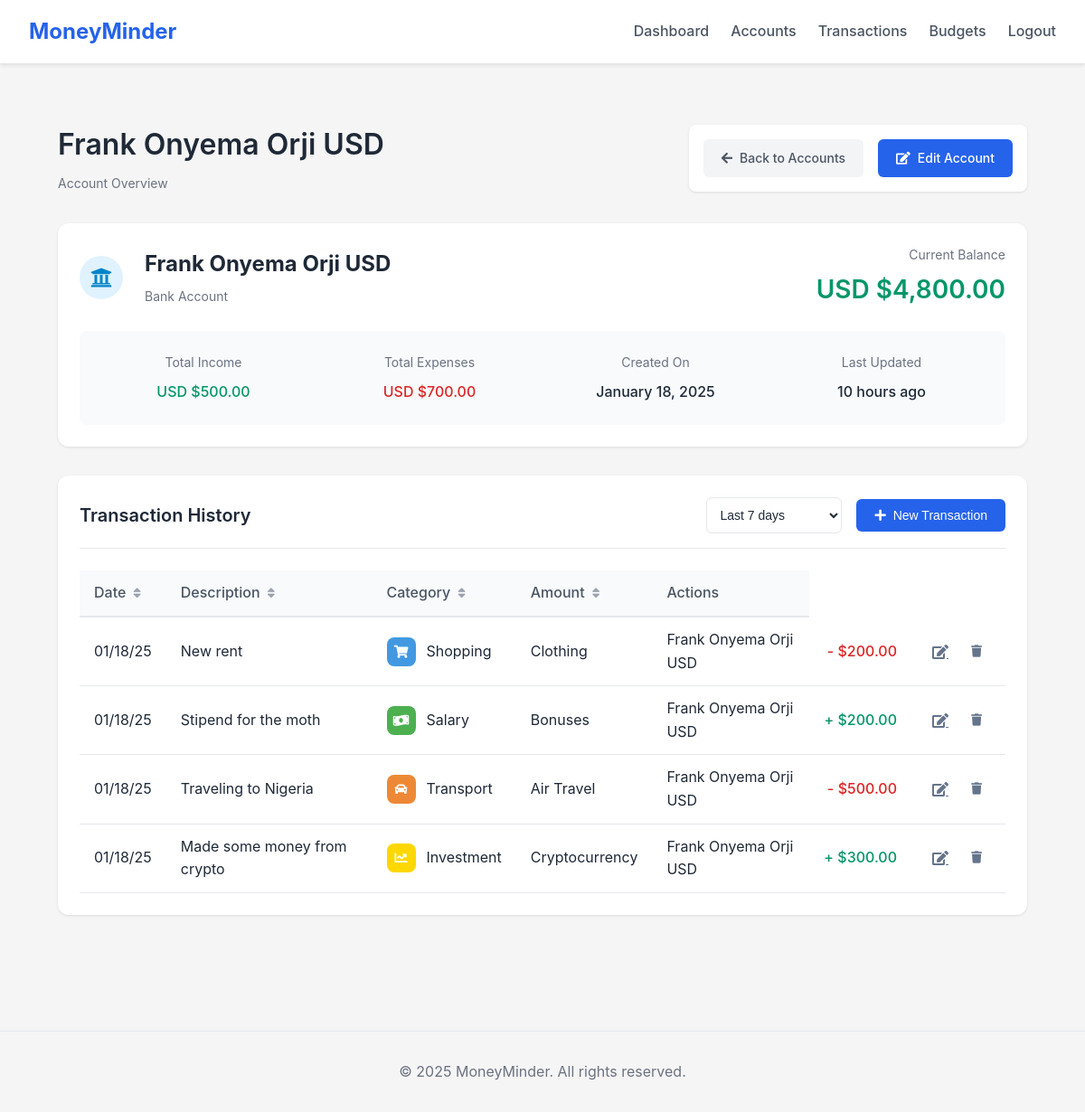
The page /accounts/81532cc4-a11b-4bbd-a399-6fc5092f7b3e (signed in) on the database as committed earlier.
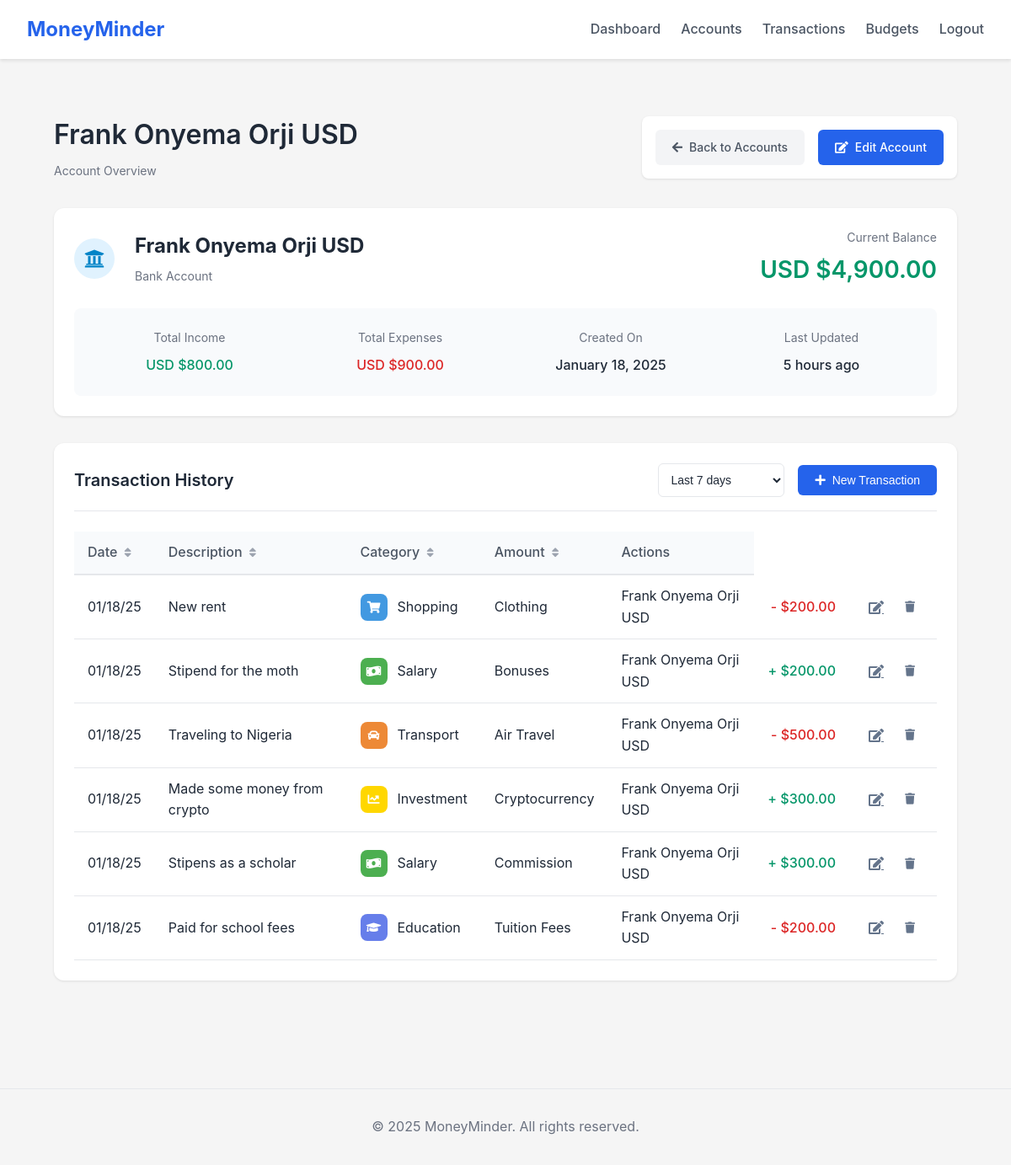
The same page on the database as committed later.
### app/models/account.py (models this page shows, shortened)
class Account(db.Model, BaseModel):
    __tablename__ = 'accounts'
    name = db.Column(db.String(100), nullable=False)
    account_type = db.Column(db.String(50), nullable=False)  # bank, cash, mobile_money
    currency = db.Column(db.String(3), nullable=False, default='USD')
    balance = db.Column(db.Numeric(10, 2), nullable=False, default=0)
    description = db.Column(db.Text)
    user_id = db.Column(db.String(50), db.ForeignKey('users.id'), nullable=False)
    transactions = db.relationship('Transaction', back_populates='account', lazy='dynamic', cascade='all, delete-orphan')

### app/models/transaction.py (models this page shows, shortened)
class Transaction(db.Model, BaseModel):
    __tablename__ = 'transactions'
    amount = db.Column(db.Numeric(10, 2), nullable=False)
    transaction_type = db.Column(db.String(20), nullable=False)  # 'income' or 'expense'
    description = db.Column(db.Text)
    date = db.Column(db.DateTime, nullable=False, default=datetime.utcnow)
    category = db.Column(db.String(100), nullable=False)
    tag = db.Column(db.String(100), nullable=False)
    user_id = db.Column(db.String(50), db.ForeignKey('users.id'), nullable=False)
    account_id = db.Column(db.String(50), db.ForeignKey('accounts.id'), nullable=False)
    account = db.relationship('Account', back_populates='transactions')
    def get_category_icon(self):
        from app.models.category import Category
        return Category.PRESET_CATEGORIES.get(self.category, {}).get('icon', 'tag')
    def get_category_color(self):
        from app.models.category import Category
        return Category.PRESET_CATEGORIES.get(self.category, {}).get('color', '#718096')

### app/routes/accounts.py (the view)
@accounts.route('/<account_id>', methods=['GET'])
@login_required
def view(account_id):
    account = Account.query.filter_by(
        id=account_id,
        user_id=current_user.id
    ).first_or_404()
    end_date = datetime.utcnow()
    start_date = request.args.get('start_date',
                                  (end_date - timedelta(days=30)).strftime('%Y-%m-%d'))
    end_date = request.args.get('end_date', end_date.strftime('%Y-%m-%d'))
    start_date = datetime.strptime(start_date, '%Y-%m-%d')
    end_date = datetime.strptime(end_date, '%Y-%m-%d')
    transactions = Transaction.query.filter(
        Transaction.account_id == account_id,
        Transaction.user_id == current_user.id,
        Transaction.date >= start_date,
        Transaction.date <= end_date
    ).order_by(Transaction.date.desc()).all()
    total_income = sum(float(t.amount) for t in transactions if t.transaction_type == 'income')
    total_expenses = sum(float(t.amount) for t in transactions if t.transaction_type == 'expense')
    return render_template('accounts/view.html',
                           account=account,
                           transactions=transactions,
                           total_income=total_income,
                           total_expenses=total_expenses,
                           start_date=start_date,
                           end_date=end_date)

### app/models/__init__.py (called while the page is built)
    @classmethod
    def get_by_id(cls, id):
        return cls.query.get_or_404(id)

### app/utils/filters.py (called while the page is built)
def init_filters(app):
    @app.template_filter('account_icon')
    def account_icon_filter(account_type):
        icons = {
            'bank': 'university',
            'cash': 'wallet',
            'credit': 'credit-card',
            'investment': 'chart-line',
            'mobile_money': 'mobile-alt',
            'other': 'coins'
        }
        return icons.get(str(account_type).lower(), 'question')

### app/templates/accounts/view.html (shortened to what the changed rows need)
{% extends "base.html" %}
{% block styles %}
    <link rel="stylesheet" href="{{ url_for('static', filename='css/account-view.css') }}">
{% endblock %}
{% block content %}
    <div class="account-container">
        <div class="page-header">
            <div class="header-content">
                <div class="header-title">
                    <h1>{{ account.name }}</h1>
                    <span class="header-subtitle">Account Overview</span>
                </div>
            </div>
        </div>
        <div class="account-summary-card">
            <div class="account-header">
                <div class="account-info">
                    <h2>{{ account.name }}</h2>
                    <span class="account-type-label">{{ account.account_type|title }} Account</span>
                </div>
                <div class="balance-info">
                    <span class="label">Current Balance</span>
                    <span class="amount {% if account.balance < 0 %}negative{% endif %}">
                    {{ account.currency }} {{ "${:,.2f}".format(account.balance) }}
                </span>
                </div>
            </div>
            <div class="details-grid">
                <div class="detail-item">
                    <span class="label">Total Income</span>
                    <span class="value positive">
                    {{ account.currency }} {{ "${:,.2f}".format(total_income) }}
                </span>
                </div>
                <div class="detail-item">
                    <span class="label">Total Expenses</span>
                    <span class="value negative">
                    {{ account.currency }} {{ "${:,.2f}".format(total_expenses) }}
                </span>
                </div>
                <div class="detail-item">
                    <span class="label">Created On</span>
                    <span class="value">{{ moment(account.created_at).format('LL') }}</span>
                </div>
                <div class="detail-item">
                    <span class="label">Last Updated</span>
                    <span class="value">{{ moment(account.updated_at).fromNow() }}</span>
                </div>
            </div>
        </div>
        <div class="transactions-section">
            <div class="section-header">
                <h2>Transaction History</h2>
            </div>
            <div class="transactions-table-container">
                {% if transactions %}
                    <table class="transactions-table">
                        <thead>
                        <tr>
                            <th class="sortable" data-sort="date">Date</th>
                            <th class="sortable" data-sort="description">Description</th>
                            <th class="sortable" data-sort="category">Category</th>
                            <th class="sortable" data-sort="amount">Amount</th>
                            <th>Actions</th>
                        </tr>
                        </thead>
                        <tbody>
                        {% for transaction in transactions %}
                            <tr class="{{ transaction.transaction_type }}">
                                <td>
                                    {% if transaction.date %}
                                        {{ transaction.date.strftime('%m/%d/%y') }}
                                    {% endif %}
                                </td>
                                <td>{{ transaction.description }}</td>
                                <td>
                                    <div class="category-cell">
                                        <div class="category-icon"
                                             style="background-color: {{ transaction.get_category_color() }}">
                                            <i class="fas fa-{{ transaction.get_category_icon() }}"></i>
                                        </div>
                                        <span>{{ transaction.category }}</span>
                                    </div>
                                </td>
                                <td>{{ transaction.tag }}</td>
                                <td>{{ transaction.account.name }}</td>
                                <td class="amount">
                                    {{ "+" if transaction.transaction_type == 'income' else "-" }}
                                    {{ "${:,.2f}".format(transaction.amount) }}
                                </td>
                                <td>
                                    <div class="table-actions">
                                        <a href="{{ url_for('transactions.edit', transaction_id=transaction.id) }}"
                                           class="btn-icon" title="Edit">
                                            <i class="fas fa-edit"></i>
                                        </a>
                                        <form method="post"
                                              action="{{ url_for('transactions.delete', transaction_id=transaction.id) }}"
                                              class="delete-form"
                                              onsubmit="return confirmDelete(event);">
                                            <button type="submit" class="btn-icon danger" title="Delete">
                                                <i class="fas fa-trash"></i>
                                            </button>
                                        </form>
                                    </div>
                                </td>
                            </tr>
                        {% endfor %}
                        </tbody>
                    </table>
                {% else %}
                    <div class="empty-state">
                        <i class="fas fa-receipt"></i>
                        <h3>No Transactions Found</h3>
                        <p>There are no transactions for the selected period.</p>
                    </div>
                {% endif %}
            </div>
        </div>
    </div>
{% endblock %}

Rows that differ between the two databases and show on the page:
changed Account "Frank Onyema Orji USD": balance "$4,800.00" → "$4,900.00"; updated_at "10 hours ago" → "5 hours ago"
added Transaction: transaction_type "+", amount "$300.00"
added Transaction: transaction_type "-", amount "$200.00"
Other text that changed with them:
{{ "${:,.2f}".format(total_income) }}: "$500.00" → "$800.00"
{{ "${:,.2f}".format(total_expenses) }}: "$700.00" → "$900.00"
